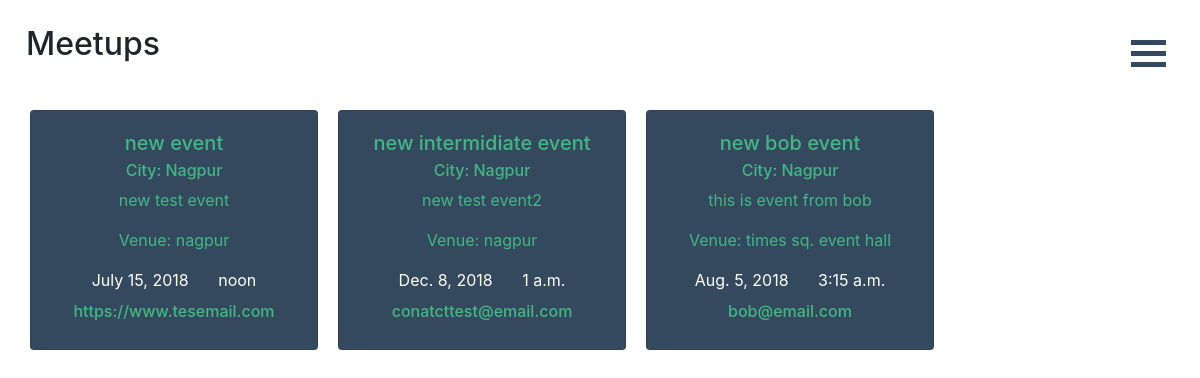
Screenshot of /home/events/ (signed in) with the database file from the repository.
### Home/models.py (models this page shows, shortened)
class Event(models.Model):
    manager = models.ForeignKey(User, on_delete=models.SET_NULL, null=True, blank=True)
    name = models.CharField(max_length=100, default="")
    description = models.CharField(max_length=100, default="")
    city = models.CharField(max_length=50, default="Nagpur")
    venue = models.CharField(max_length=200, default="")
    date = models.DateField()
    time = models.TimeField()
    contact = models.EmailField(default="")

### Home/views.py (the view)
# urls.py: path("events/", views.events_view, name="events_view"),
def events_view(request):
    event_list = Event.objects.all()
    args = {"events": event_list}
    return render(request, "nagpy/events_view.html", args)

### Home/templates/nagpy/events_view.html (shortened to what this page needs)
{% extends 'base.html' %}
{% block bodytitle %}
<div class="body-title" id='ttl'>Meetups</div>
{% endblock %}
{% block body %}
<div class="event-container">
  {% for event in events %}
  <div class="card text-center" style="width: 18rem;">
    <div class="card-body">
      <h5 class="card-title">{{ event.name }}</h5>
      <h6 class="card-subtitle mb-2 text-muted clr">City: {{ event.city }}</h6>
      <p class="card-text">{{ event.description }}</p>
      <p class="card-text">Venue: {{ event.venue }}</p>
      <a href="#" class="card-link disabled">{{ event.date }}</a>
      <a href="#" class="card-link disabled">{{ event.time }}</a>
      <h6 class="card-subtitle mb-2 text-muted clr" style="margin:10px">{{ event.contact }}</h6>
    </div>
  </div>
  {% endfor %}
</div>
{% endblock %}

### Home/templates/base.html (shortened to what this page needs)
<!DOCTYPE html>
<html lang="en">
<head>
    <meta http-equiv="X-UA-Compatible" content="ie=edge">{% load static %}
    <link rel="stylesheet" href="https://stackpath.bootstrapcdn.com/bootstrap/4.1.1/css/bootstrap.min.css">
    <link rel="stylesheet" href="{% static 'css/style.css' %}">
</head>
<body>
    <div class="container-fluid">
         <div class="button_container" id="toggle">
             {% block bodytitle %}{% endblock %}
             <div class="bar">
  <span class="top"></span>
  <span class="middle"></span>
  <span class="bottom"></span>
  </div>
</div>
                            {% load static %}
                                {% load static %}
                                    {% load static %}
        <div class="body-container">
        {% block body %}{% endblock %}
        </div>
    </div>
</body>
</html>

### Home/static/css/style.css (style rules this page uses)
:root { --c1: #35495e; --c2: #41b883; --c1rgb: rgba(53, 73, 94, 1); --c2rgb: rgba(65, 184, 131, 1); }
.body-container { margin-top: 100px; }
.container-fluid { padding: 0; position: relative; }
.event-container { display: flex; flex-shrink: 0; flex-wrap: wrap; margin: 20px; }
.card { margin: 10px; background-color: var(--c1); color: var(--c2); }
.clr { color: var(--c2) !important; }
.card-link { margin: 5px; }
.disabled { pointer-events: none; color: white; }
.button_container { position: fixed; top: 5%; right: 2%; height: 27px; width: 100%; cursor: pointer; z-index: 100; transition: opacity 0.25s ease; }
.button_container span { background: var(--c1); border: none; height: 5px; width: inherit; position: absolute; top: 0; right: 10px; transition: all 0.35s ease; cursor: pointer; }
.button_container span:nth-of-type(2) { top: 11px; }
.button_container span:nth-of-type(3) { top: 22px; }
.body-title { position: absolute; top: -20px; left: 50px; text-transform: capitalize; font-weight: 500; font-size: 2rem; }
.bar { width: 35px; }

### rows the page displays
Event: name "new event", city "Nagpur", description "new test event", venue "nagpur", date "July 15, 2018", time "noon", contact "https://www.tesemail.com"
Event: name "new intermidiate event", city "Nagpur", description "new test event2", venue "nagpur", date "Dec. 8, 2018", time "1 a.m.", contact "conatcttest@email.com"
Event: name "new bob event", city "Nagpur", description "this is event from bob", venue "times sq. event hall", date "Aug. 5, 2018", time "3:15 a.m.", contact "bob@email.com"
